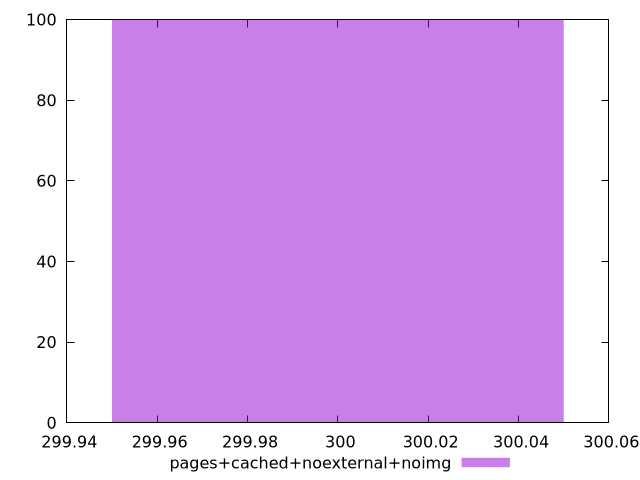

This figure's gnuplot source:
$_pagesCachedNoexternalNoimg <<EOF
300 100
EOF
set key outside below
set terminal pngcairo
set output "report_00004_2020-11-02T20-21-41.718Z/unused-css-rules/pages+cached+noexternal+noimg//raw_hist.png"
set yrange [0:100]
set boxwidth 0.1
set style fill transparent solid 0.5 noborder
plot $_pagesCachedNoexternalNoimg title "pages+cached+noexternal+noimg" with boxes ,
